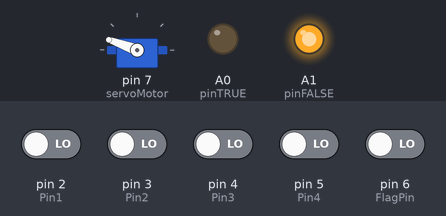
Bench run of a sketch on a simulated Arduino Uno, built with avr-gcc and run on an emulated ATmega328P. Shown: servo, output pins drawn as LEDs (lit = HIGH). Inputs (shaded band) come from the test bench; at power-on: pin 2 (Pin1), pin 3 (Pin2), pin 4 (Pin3), pin 5 (Pin4), pin 6 (FlagPin) LOW. What the sketch prints to the serial monitor is not drawn.

Above: at 1.2 s.
1.3 s: pin 6 (FlagPin) driven HIGH
Timing chart, 0 to 4.3 s (numbered marks = the images above; inputs shaded):
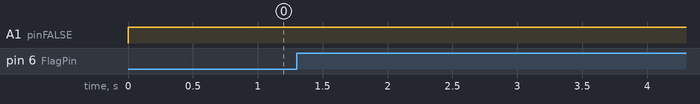

The sketch:

switch_solito.ino
```cpp
#include <Servo.h>

int Pin1 = 2;
int Pin2 = 3;
int Pin3 = 4;
int Pin4 = 5;
int FlagPin = 6;
int contador;
int bit1,bit2,bit3,bit4;
int leeFlag;
int var=0; //incremento apara el switch.
String combinacion="";
String contrasenaBinaria = "";
const int pinTRUE = A0;
const int pinFALSE = A1;
Servo servoMotor;


void setup() {
  pinMode(Pin1, INPUT);
  pinMode(Pin2, INPUT);
  pinMode(Pin3, INPUT);
  pinMode(Pin4, INPUT);
  pinMode(FlagPin, INPUT);
 pinMode(pinTRUE, OUTPUT);
 pinMode(pinFALSE, OUTPUT);
  Serial.begin(9600);
  servoMotor.attach(7);

  // Número de 5 dígitos
  String contrasena = "44444";

  // Convertir cada dígito a binario y concatenarlos
  for (int i = 0; i < 5; i++) {
    int digitoContrasena = contrasena[i] - '0';  // Convertir el dígito de char a entero

    // Convertir el dígito a binario de 4 dígitos
    String binario = "";
    for (int j = 3; j >= 0; j--) {
      if (digitoContrasena & (1 << j)) {
        binario += "1";
      } else {
        binario += "0";
      }
    }

    contrasenaBinaria += binario;  // Concatenar el binario al contrasenaBinaria
  }
  Serial.println("contra="+contrasenaBinaria);  // Mostrar el contrasenaBinaria en el Monitor Serie

}

void loop() {
  String a="", b="", c="", d="",e="";//acumuladores de datos enteros para la contrseña.

  // Comprobar si se ha completado una combinación
  leeFlag=digitalRead(FlagPin) ;
  Serial.print(leeFlag);
  if (leeFlag== HIGH) {

  // Leer los valores de las 4 entradas digitales
  bit1 = digitalRead(Pin1);
  bit2 = digitalRead(Pin2);
  bit3 = digitalRead(Pin3);
  bit4 = digitalRead(Pin4);
  // Concatenar los bits en el orden deseado
  String digito = String (bit1) + String(bit2) + String (bit3) + String(bit4);

  var++; //var se incrementa para los case1,case2,case3,case4.
   switch(var){
    case 1:
    a=digito; //almacenamos primer dígito para la contraseña que seria el 1
    break;
    case 2:
    b=digito; //almacenamos segundo dígito para la contraseña que seria el 2
    break;
    case 3:
    c=digito; //almacenamos tercer dígito para la contraseña que seria el 3
    break;
    case 4:
    d=digito; //almacenamos cuarto dígito para la contraseña que seria el 4
    break;
    case 5:
    e=digito; //almacenamos tercer dígito para la contraseña que seria el 5


  }delay(50);
   Serial.println("a= "+a);
   Serial.println("b= "+b);
   Serial.println("c= "+c);
   Serial.println("d= "+d);
   Serial.println("e= "+e);
   combinacion=combinacion+a+b+c+d+e;
   Serial.println("comb= "+combinacion);
}
  if(combinacion==contrasenaBinaria){
    digitalWrite(pinTRUE, HIGH); // Encender el TRUE
    digitalWrite(pinFALSE, LOW); // Apagar el FALSE
    // Desplazamos a la posición horizontalº
    servoMotor.write(55);
    delay(100);
    }
    else{

    // Desplazamos a la posición vertical
    servoMotor.write(160);
    digitalWrite(pinFALSE, HIGH); // Encender el FALSE
    digitalWrite(pinTRUE, LOW); // Apagar el TRUE
    delay(100);
    }
  delay(100);
}
```

Measured:
- after the input at 1.3 s, every drawn part: stays the same
